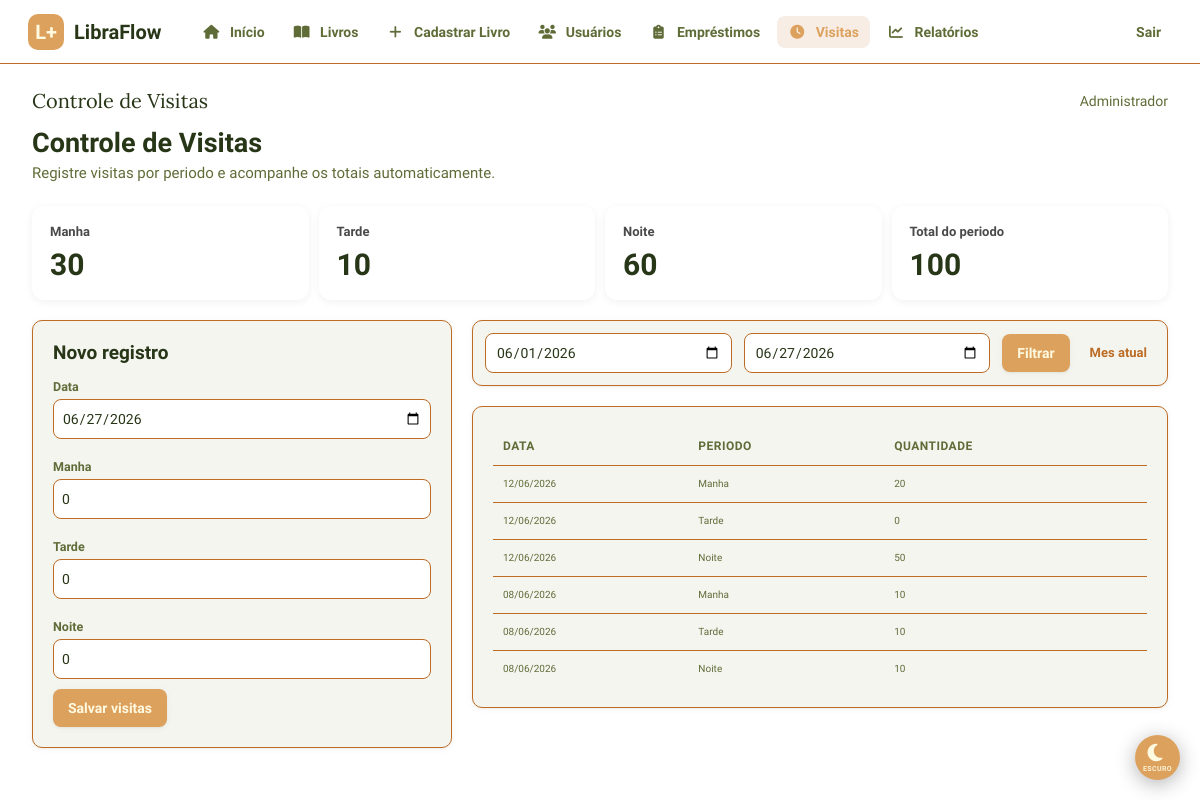
The app's page /public/admin/visitas.php (signed in) with its own data.
### tables this page shows
CREATE TABLE `visitas_biblioteca` (
  `id` int(11) NOT NULL,
  `data_registro` date NOT NULL,
  `periodo` varchar(20) NOT NULL,
  `quantidade` int(11) NOT NULL DEFAULT 0,
  `criado_em` timestamp NOT NULL DEFAULT current_timestamp(),
  `atualizado_em` timestamp NOT NULL DEFAULT current_timestamp() ON UPDATE current_timestamp()
);

### public/admin/visitas.php (the view, shortened to what this page needs)
<?php
require $_SERVER['DOCUMENT_ROOT'] . '/LibraFlow/app/config/conexao.php';
$periodos = ['Manha', 'Tarde', 'Noite'];
$erro = '';
$dataHoje = date('Y-m-d');
$inicio = $_GET['inicio'] ?? date('Y-m-01');
$fim = $_GET['fim'] ?? $dataHoje;
try {
    $stmt = $conn->prepare("
        SELECT data_registro, periodo, quantidade
        FROM visitas_biblioteca
        WHERE data_registro BETWEEN ? AND ?
        ORDER BY data_registro DESC,
            FIELD(periodo, 'Manha', 'Tarde', 'Noite')
    ");
    $stmt->execute([$inicio, $fim]);
    $registros = $stmt->fetchAll();
    $totaisPeriodo = array_fill_keys($periodos, 0);
    $totalGeral = 0;
    foreach ($registros as $registro) {
        if (isset($totaisPeriodo[$registro['periodo']])) {
            $totaisPeriodo[$registro['periodo']] += (int) $registro['quantidade'];
        }
        $totalGeral += (int) $registro['quantidade'];
    }
} catch (PDOException $e) {
    $registros = [];
    $totaisPeriodo = array_fill_keys($periodos, 0);
    $totalGeral = 0;
    $erro = $erro ?: 'Nao foi possivel carregar os registros de visitas.';
}
?>
<!DOCTYPE html>
<html lang="pt-BR">
<head>
    <link rel="stylesheet" href="style.css">
    <link rel="stylesheet" href="darkmode-btn.css">
    <link rel="stylesheet" href="https://cdnjs.cloudflare.com/ajax/libs/font-awesome/6.5.0/css/all.min.css">
</head>
<body>
    <aside>
        <div class="logo-aside"><span>LibraFlow</span></div>
        <ul>
            <li><a href="/LibraFlow/public/admin/Admin.php"><i class="fas fa-house nav-icon" aria-hidden="true"></i> Início</a></li>
            <li><a href="/LibraFlow/public/admin/listar_livros.php"><i class="fas fa-book-open nav-icon" aria-hidden="true"></i> Livros</a></li>
            <li><a href="/LibraFlow/public/admin/cadastrar_livro.php"><i class="fas fa-plus nav-icon" aria-hidden="true"></i> Cadastrar Livro</a></li>
            <li><a href="/LibraFlow/public/admin/usuarios.php"><i class="fas fa-users nav-icon" aria-hidden="true"></i> Usuários</a></li>
            <li><a href="/LibraFlow/public/admin/emprestimos.php"><i class="fas fa-clipboard-list nav-icon" aria-hidden="true"></i> Empréstimos</a></li>
            <li><a href="/LibraFlow/public/admin/visitas.php" class="ativo"><i class="fas fa-clock nav-icon" aria-hidden="true"></i> Visitas</a></li>
            <li><a href="relatorios/index.php"><i class="fas fa-chart-line nav-icon" aria-hidden="true"></i> Relatórios</a></li>
            <div class="sidebar-down">
                <li><a href="/LibraFlow/public/auth/logout.php">Sair</a></li>
            </div>
        </ul>
    </aside>
    <nav>
        <span style="font-family:'Lora',serif;font-size:2rem;color:#283618;">Controle de Visitas</span>
        <div class="right">
            <span style="font-size:1.4rem;color:#606C38;"><?= htmlspecialchars($_SESSION['usuario_nome']) ?></span>
        </div>
    </nav>
    <header>
        <h1>Controle de Visitas</h1>
        <p>Registre visitas por periodo e acompanhe os totais automaticamente.</p>
    </header>
    <main>
        <section class="totais-visitas">
            <?php foreach ($totaisPeriodo as $periodo => $total): ?>
                <div class="total-card">
                    <h2><?= htmlspecialchars($periodo) ?></h2>
                    <p><?= $total ?></p>
                </div>
            <?php endforeach; ?>
            <div class="total-card">
                <h2>Total do periodo</h2>
                <p><?= $totalGeral ?></p>
            </div>
        </section>
        <section class="visitas-layout">
            <div class="form-card">
                <h2>Novo registro</h2>
                <form method="POST">
                    <div class="form-grid">
                        <div class="form-group full">
                            <label for="data_registro">Data</label>
                            <input type="date" id="data_registro" name="data_registro" value="<?= htmlspecialchars($_POST['data_registro'] ?? $dataHoje) ?>" required>
                        </div>
                        <?php foreach ($periodos as $periodo): ?>
                            <div class="form-group">
                                <label for="periodo_<?= htmlspecialchars($periodo) ?>"><?= htmlspecialchars($periodo) ?></label>
                                <input type="number" id="periodo_<?= htmlspecialchars($periodo) ?>" name="visitas[<?= htmlspecialchars($periodo) ?>]" min="0" value="<?= htmlspecialchars($_POST['visitas'][$periodo] ?? '0') ?>">
                            </div>
                        <?php endforeach; ?>
                    </div>
                    <button type="submit" class="btn-salvar">Salvar visitas</button>
                </form>
            </div>
            <div>
                <form method="GET" class="filtros">
                    <input type="date" name="inicio" value="<?= htmlspecialchars($inicio) ?>">
                    <input type="date" name="fim" value="<?= htmlspecialchars($fim) ?>">
                    <button type="submit" class="btn-filtrar">Filtrar</button>
                    <a href="visitas.php" style="font-size:1.3rem;color:#BC6C25;font-weight:bold;text-decoration:none;padding:0.8rem;">Mes atual</a>
                </form>
                <div class="tabela-wrapper">
                    <?php if (empty($registros)): ?>
                        <div class="vazio-tabela">Nenhuma visita registrada neste intervalo.</div>
                    <?php else: ?>
                        <table>
                            <thead>
                                <tr>
                                    <th>Data</th>
                                    <th>Periodo</th>
                                    <th>Quantidade</th>
                                </tr>
                            </thead>
                            <tbody>
                                <?php foreach ($registros as $registro): ?>
                                    <tr>
                                        <td><?= date('d/m/Y', strtotime($registro['data_registro'])) ?></td>
                                        <td><?= htmlspecialchars($registro['periodo']) ?></td>
                                        <td><?= (int) $registro['quantidade'] ?></td>
                                    </tr>
                                <?php endforeach; ?>
                            </tbody>
                        </table>
                    <?php endif; ?>
                </div>
            </div>
        </section>
    </main>
    <button id="themeToggle" class="theme-toggle-float" aria-label="Alternar tema claro/escuro">
        <span id="themeIcon"><i class="fas fa-moon" aria-hidden="true"></i></span>
        <span id="themeLabel">Escuro</span>
    </button>
</body>
</html>

### public/admin/darkmode-btn.css (style rules this page uses)
.theme-toggle-float #themeIcon { font-size: 2rem; line-height: 1; transition: transform 0.3s ease; }
.theme-toggle-float #themeLabel { font-size: 0.7rem; font-weight: 600; text-transform: uppercase; letter-spacing: 0.05em; opacity: 0.9; }
body.theme-transition-enabled { transition: background 0.4s ease, color 0.4s ease; }

### public/admin/visitas.php (style rules this page uses)
.visitas-layout { display: grid; grid-template-columns: minmax(280px, 420px) 1fr; gap: 2rem; align-items: start; }
.totais-visitas { display: grid; grid-template-columns: repeat(4, minmax(14rem, 1fr)); gap: 1rem; margin-bottom: 2rem; }
.total-card { background: #fff; border-radius: 1.2rem; padding: 1.8rem; box-shadow: 0 2px 8px rgba(0,0,0,0.06); }
.total-card h2 { font-size: 1.3rem; color: #4A4A4A; margin-bottom: 0.8rem; }
.total-card p { font-size: 3rem; font-weight: 800; color: #283618; }

### records on screen
visitas_biblioteca: data_registro "12/06/2026", periodo "Manha", quantidade "20"
visitas_biblioteca: data_registro "12/06/2026", periodo "Tarde", quantidade "0"
visitas_biblioteca: data_registro "12/06/2026", periodo "Noite", quantidade "50"
visitas_biblioteca: data_registro "08/06/2026", periodo "Manha", quantidade "10"
visitas_biblioteca: data_registro "08/06/2026", periodo "Tarde", quantidade "10"
visitas_biblioteca: data_registro "08/06/2026", periodo "Noite", quantidade "10"

### other values on screen
$_SESSION['usuario_nome'] "Administrador"
$periodo "Manha"
$total "30"
$periodo "Tarde"
$total "10"
$periodo "Noite"
$total "60"
$totalGeral "100"
